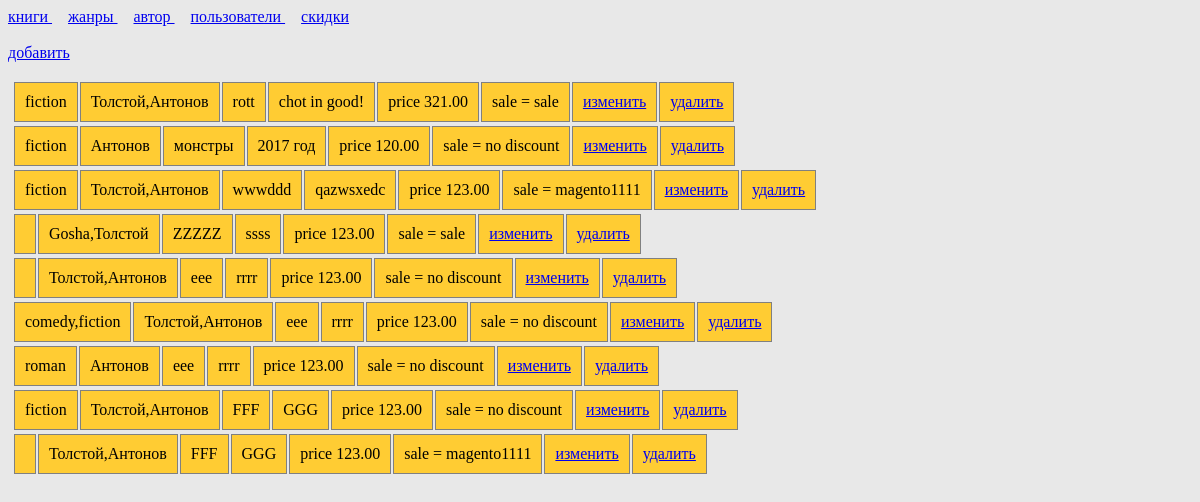
The app's page /admin.php with its own data.
### tables this page shows
CREATE TABLE `book` (
  `book_id` int(11) NOT NULL,
  `book_name` varchar(255) NOT NULL,
  `book_description` tinytext,
  `book_price` float(8,2) NOT NULL,
  `book_discount_id` int(11) NOT NULL
);

### controllers/BookController.php (called while the page is built, shortened)
<?php
class BookController extends BaseController{
	public function index(){
        $books = Book::model()->findAll();
        foreach ($books as $key => $value) {
            $sql = 'select * from author_book where book_id='.$value['book_id'];
            $authors = App::$db->select($sql);
            $book_author = [];
                foreach ($authors as $v) {
                    $author = Author::model()->find($v['author_id']);
                    $book_author[] = $author->author_name;
                }
            $books[$key]["book_author"] = implode(",", $book_author);
            $sql = 'select * from genre_book where book_id='.$value['book_id'];
            $genres = App::$db->select($sql);
            $book_genre = [];
            foreach ($genres as $v) {
                $genre = Genre::model()->find($v['genre_id']);
                $book_genre[] = $genre->genre_name;
            }
            $books[$key]["book_genre"] = implode(",", $book_genre);
            $sql = 'select * from discount where discount_id='.$value['book_discount_id'];
            $discount = App::$db->select($sql, true);
            $books[$key]["book_discount"] = (sizeof($discount)) ? $discount["discount_name"] : " no discount";
        }
        $this->render("index", ["book"=> $books]);
	}
}

### admin.php (called while the page is built, shortened)
<?php
include("config/config.php");
include("libraries/autoloader.php");
$app = new App($config);
$app->start();

### models/Models.php (called while the page is built, shortened)
<?php
abstract class Models{
    protected $db;
    private static  $_models = [];
    public function __construct(){
        $this->db = App::$db;
    }
    public static function model($className = __CLASS__){
        if(isset(self::$_models[$className])){
            return self::$_models[$className];
        }else{
            self::$_models[$className] = new $className();
            return self::$_models[$className];
        }
    }
    public function findAll($params = [], $orders = []){
        $sql = "select * from ".$this->getTableName();
        $dbParams = [];
        $sth = $this->db->prepare($sql);
        $sth->execute($dbParams);
        return $sth->fetchAll(PDO::FETCH_ASSOC);
    }
}

### models/Book.php (called while the page is built, shortened)
<?php
class Book extends Models{
    public function getTableName(){
        return "book";
    }
    public static function model($className = __CLASS__){
        return parent::model($className);
    }
}

### libraries/autoloader.php (called while the page is built, shortened)
<?php
if(!function_exists("LibLoader")){
    function LibLoader($class){
        $class = strtolower($class);
        $filePath = __DIR__."/".$class.".php";
    }
}
if(!function_exists("LibControllers")){
    function LibControllers($class){
        $class = ucfirst($class);
        $filePath = __DIR__."/../controllers/".$class.".php";
    }
}
if(!function_exists("LibModels")){
    function LibModels($class){
        $class = ucfirst($class);
        $filePath = __DIR__."/../models/".$class.".php";
    }
}

### views/book/index.php (the view, shortened to what this page needs)
<!DOCTYPE html>
<html>
<head>
<link href="style.css" type="text/css" rel="stylesheet">
</head>
    <body>
        <?php include(BASE_PASS . 'views/menu.php'); ?>
        <a href="admin.php?c=book&a=create"> добавить </a><br><br>
        <?php foreach ($book as $value) { ?>
            <table>
            <th>
            <td> <?=$value['book_genre']?></td>
            <td> <?=$value['book_author']?></td>
            <td> <?=$value['book_name']?></td>
            <td> <?=$value['book_description']?></td>
            <td> price <?=$value['book_price']?></td>
            <td> sale = <?=$value['book_discount']?></td>
            <td><a href=" admin.php?c=book&a=update&book_id=<?=$value["book_id"] ?>"> изменить </a></td>
            <td><a href="admin.php?c=book&a=delete&book_id=<?=$value["book_id"] ?>"> удалить </a></td>
            </th>
            </table>
        <?php }?>
    </body>
</html>

### style.css (style rules this page uses)
body { background: #E8E8E8; }
td { border: 1px solid #808080; background: #fc3; padding: 10px; }

### records on screen
book: book_genre "fiction", book_author "Толстой,Антонов", book_name "rott", book_description "chot in good!", book_price "321.00", book_discount "sale"
book: book_genre "fiction", book_author "Антонов", book_name "монстры", book_description "2017 год", book_price "120.00", book_discount "no discount"
book: book_genre "fiction", book_author "Толстой,Антонов", book_name "wwwddd", book_description "qazwsxedc", book_price "123.00", book_discount "magento1111"
book: book_author "Gosha,Толстой", book_name "ZZZZZ", book_description "ssss", book_price "123.00", book_discount "sale"
book: book_author "Толстой,Антонов", book_name "eee", book_description "rrrr", book_price "123.00", book_discount "no discount"
book: book_genre "comedy,fiction", book_author "Толстой,Антонов", book_name "eee", book_description "rrrr", book_price "123.00", book_discount "no discount"
book: book_genre "roman", book_author "Антонов", book_name "eee", book_description "rrrr", book_price "123.00", book_discount "no discount"
book: book_genre "fiction", book_author "Толстой,Антонов", book_name "FFF", book_description "GGG", book_price "123.00", book_discount "no discount"
book: book_author "Толстой,Антонов", book_name "FFF", book_description "GGG", book_price "123.00", book_discount "magento1111"
